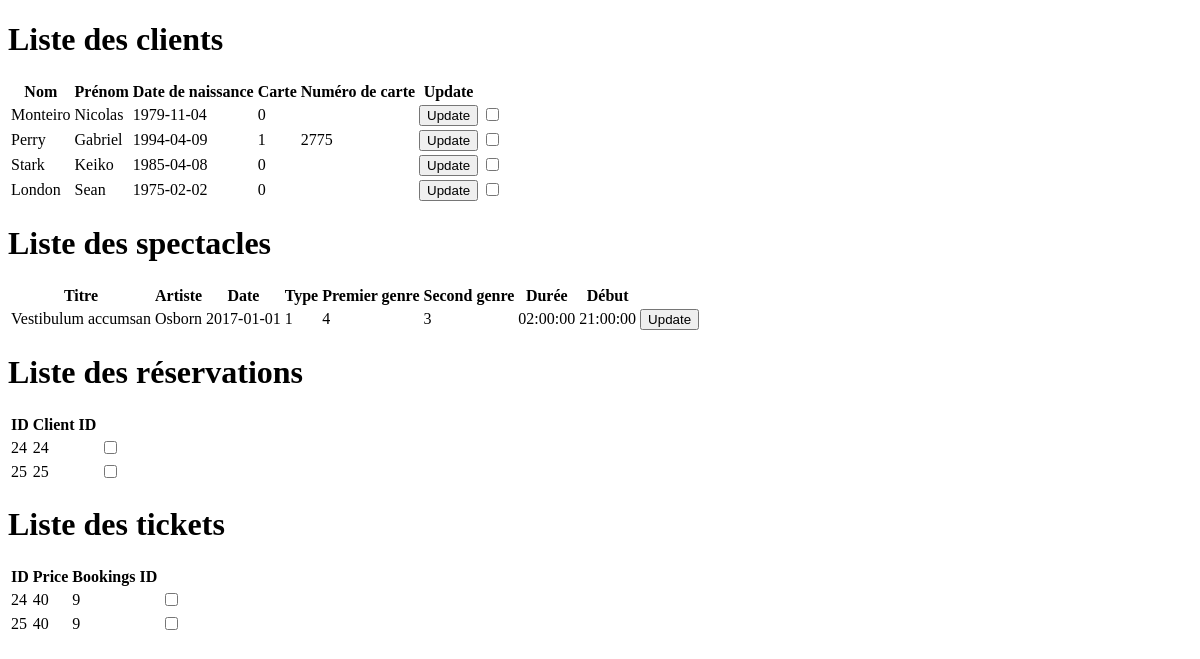
Before: / with the older database file.
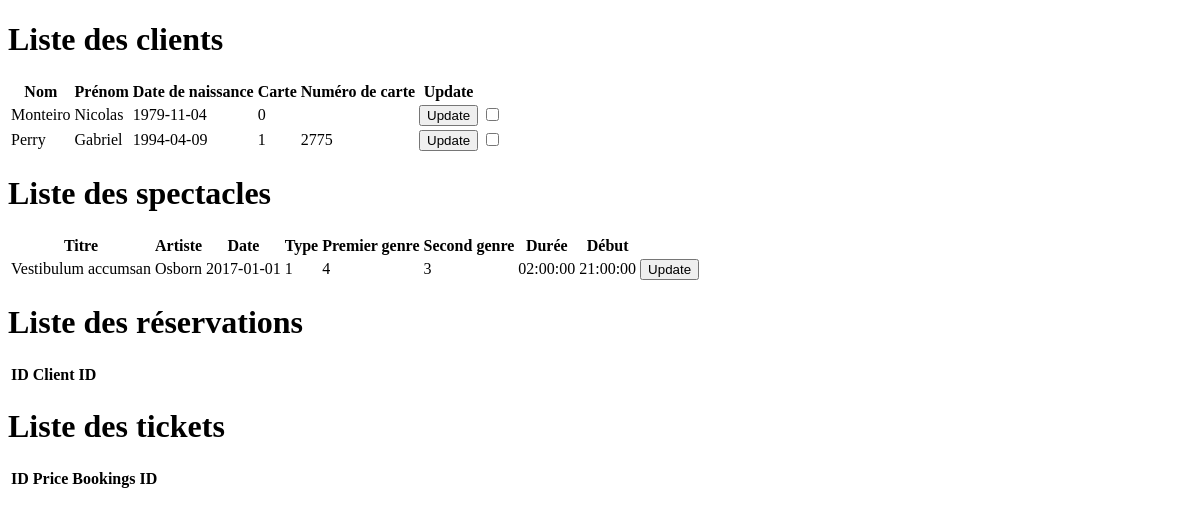
After: the same page with the newer database file.
### tables this page shows
CREATE TABLE `clients` (
  `id` smallint(5) UNSIGNED NOT NULL,
  `lastName` varchar(45) NOT NULL,
  `firstName` varchar(45) NOT NULL,
  `birthDate` date NOT NULL,
  `card` tinyint(1) NOT NULL,
  `cardNumber` int(10) UNSIGNED DEFAULT NULL
);

CREATE TABLE `shows` (
  `id` smallint(5) UNSIGNED NOT NULL,
  `title` varchar(45) NOT NULL,
  `performer` varchar(45) NOT NULL,
  `date` date NOT NULL,
  `showTypesId` smallint(5) UNSIGNED NOT NULL,
  `firstGenresId` smallint(5) UNSIGNED NOT NULL,
  `secondGenreId` smallint(5) UNSIGNED NOT NULL,
  `duration` time NOT NULL,
  `startTime` time NOT NULL
);

CREATE TABLE `bookings` (
  `id` smallint(5) UNSIGNED NOT NULL,
  `clientId` smallint(5) UNSIGNED NOT NULL
);

CREATE TABLE `tickets` (
  `id` smallint(5) UNSIGNED NOT NULL,
  `price` float NOT NULL,
  `bookingsId` smallint(5) UNSIGNED NOT NULL
);

### index.php (called while the page is built)
<?php
require 'clients.php';
require 'shows.php';
require 'bookings.php';
require 'tickets.php';
?>

### clients.php (the view, shortened to what this page needs)
<?php
include('./config.php');
try {
  $database = new PDO($url, $_ENV["DB_USER"], $_ENV["DB_PASS"]);
  $database->setAttribute(PDO::ATTR_ERRMODE, PDO::ERRMODE_EXCEPTION);
  $statement = $database->query("SELECT * FROM clients WHERE id IN (5, 22, 24, 25)");
  $clients = [];
  while ($row = $statement->fetch(PDO::FETCH_ASSOC)) {
    $clients[] = $row;
  }
} catch (PDOException $error) {
  print_r($error->getMessage());
}
?>
<!DOCTYPE html>
<html lang="en">
<head>
</head>
<body>
  <h1>Liste des clients</h1>
  <table>
    <thead>
      <tr>
        <th>
          Nom
        </th>
        <th>
          Prénom
        </th>
        <th>
          Date de naissance
        </th>
        <th>
          Carte
        </th>
        <th>
          Numéro de carte
        </th>
        <th>
          Update
        </th>
      </tr>
    </thead>
    <tbody>
      <?php
      foreach ($clients as $client) {
      ?>
        <form action="./update_client.php" method="POST">
          <tr>
            <td><?php echo $client['lastName'] ?></td>
            <td><?php echo $client['firstName'] ?></td>
            <td><?php echo $client['birthDate'] ?></td>
            <td><?php echo $client['card'] ?></td>
            <td><?php echo $client['cardNumber'] ?></td>
            <td> <input type="submit" name="update" value="Update">
            </td>
        </form>
        <td>
          <form action="./delete_client.php" method="POST">
          <input type="checkbox" name="delete" value="<?php echo $client['id'] ?>" onclick="this.form.submit()"></form>
        </td>
      <?php }
      ?>
    </tbody>
  </table>
</body>
</html>

### shows.php (shortened to what this page needs)
<?php
include('./config.php');
try {
    $statement = $pdo->query("SELECT * FROM shows WHERE id = 1");
    $shows = [];
    while ($row = $statement->fetch(PDO::FETCH_ASSOC)) {
      $shows[] = $row;
    }
  } catch (PDOException $error) {
    print_r($error->getMessage());
  }
?>
<!DOCTYPE html>
<html lang="en">
<head>
</head>
<body>
<h1>Liste des spectacles</h1>
  <table>
    <thead>
      <tr>
        <th>
          Titre
        </th>
        <th>
          Artiste
        </th>
        <th>
          Date
        </th>
        <th>
          Type
        </th>
        <th>
         Premier genre
        </th>
        <th>
         Second genre
        </th>
        <th>
         Durée
        </th>
        <th>
          Début
        </th>
      </tr>
    </thead>
    <tbody>
        <?php
        foreach ($shows as $show) {
        ?>
        <form action="./update_show.php" method="POST">
          <tr>
            <td><?php echo $show['title'] ?></td>
            <td><?php echo $show['performer'] ?></td>
            <td><?php echo $show['date'] ?></td>
            <td><?php echo $show['showTypesId'] ?></td>
            <td><?php echo $show['firstGenresId'] ?></td>
            <td><?php echo $show['secondGenreId'] ?></td>
            <td><?php echo $show['duration'] ?></td>
            <td><?php echo $show['startTime'] ?></td>
            <td> <input type="submit" name="update" value="Update">
            </td>
        </tr>
      </form>
    <?php }
    ?>
    </tbody>
  </table>
</body>
</html>

### bookings.php (shortened to what this page needs)
<?php
include('./config.php');
try {
$statement = $pdo->query ("SELECT id, clientId FROM bookings WHERE clientId IN (24, 25)");
$bookings = [];
while($row = $statement->fetch(PDO::FETCH_ASSOC)) {
    $bookings[] = $row;
    }
}  catch (PDOException $error) {
    print_r($error->getMessage());
}
?>
<!DOCTYPE html>
<html lang="en">
<head>
</head>
<body>
    <h1>Liste des réservations</h1>
  <table>
    <thead>
      <tr>
        <th>
          ID
        </th>
        <th>
          Client ID
        </th>
      </tr>
    </thead>
    <tbody>
        <?php
        foreach ($bookings as $booking) {
        ?>
        <form action="./delete_booking.php" method="POST">
          <tr>
            <td><?php echo $booking['id'] ?></td>
            <td><?php echo $booking['clientId'] ?></td>
      </form>
      <td>
        <form action="./delete_booking.php" method="POST">
        <input type="checkbox" name="delete" value="<?php echo $booking['clientId'] ?>" onclick="this.form.submit()"></form>
      </td>
    <?php }
    ?>
    </tbody>
  </table>
</body>
</html>

### tickets.php (shortened to what this page needs)
<?php
include('./config.php');
try {
$statement = $pdo->query ("SELECT id, price, bookingsId FROM tickets WHERE id IN (24, 25)");
$tickets = [];
while($row = $statement->fetch(PDO::FETCH_ASSOC)) {
    $tickets[] = $row;
    }
}  catch (PDOException $error) {
    print_r($error->getMessage());
}
?>
<!DOCTYPE html>
<html lang="en">
<head>
</head>
<body>
    <h1>Liste des tickets</h1>
  <table>
    <thead>
      <tr>
        <th>
          ID
        </th>
        <th>
          Price
        </th>
        <th>
            Bookings ID
        </th>
      </tr>
    </thead>
    <tbody>
        <?php
        foreach ($tickets as $ticket) {
        ?>
        <form action="./delete_ticket.php" method="POST">
          <tr>
            <td><?php echo $ticket['id'] ?></td>
            <td><?php echo $ticket['price'] ?></td>
            <td><?php echo $ticket['bookingsId'] ?></td>
      </form>
      <td>
        <form action="./delete_ticket.php" method="POST">
        <input type="checkbox" name="delete" value="<?php echo $ticket['id'] ?>" onclick="this.form.submit()"></form>
      </td>
    <?php }
    ?>
    </tbody>
  </table>
</body>
</html>

Changed rows visible on the page:
removed clients: lastName "Stark", firstName "Keiko", birthDate "1985-04-08", card "0"
removed clients: lastName "London", firstName "Sean", birthDate "1975-02-02", card "0"
removed bookings: id "24", clientId "24"
removed bookings: id "25", clientId "25"
removed tickets: id "24", price "40", bookingsId "9"
removed tickets: id "25", price "40", bookingsId "9"
